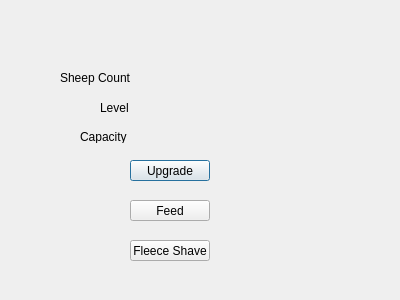
<?xml version="1.0" encoding="UTF-8"?>
<ui version="4.0">
 <class>sheep_pasture</class>
 <widget class="QDialog" name="sheep_pasture">
  <property name="geometry">
   <rect>
    <x>0</x>
    <y>0</y>
    <width>400</width>
    <height>300</height>
   </rect>
  </property>
  <property name="windowTitle">
   <string>Dialog</string>
  </property>
  <widget class="QLabel" name="label">
   <property name="geometry">
    <rect>
     <x>60</x>
     <y>70</y>
     <width>71</width>
     <height>16</height>
    </rect>
   </property>
   <property name="text">
    <string>Sheep Count : </string>
   </property>
  </widget>
  <widget class="QLabel" name="count">
   <property name="geometry">
    <rect>
     <x>140</x>
     <y>70</y>
     <width>47</width>
     <height>13</height>
    </rect>
   </property>
   <property name="text">
    <string/>
   </property>
  </widget>
  <widget class="QLabel" name="label_3">
   <property name="geometry">
    <rect>
     <x>100</x>
     <y>100</y>
     <width>31</width>
     <height>16</height>
    </rect>
   </property>
   <property name="text">
    <string>Level : </string>
   </property>
  </widget>
  <widget class="QLabel" name="level">
   <property name="geometry">
    <rect>
     <x>140</x>
     <y>100</y>
     <width>47</width>
     <height>13</height>
    </rect>
   </property>
   <property name="text">
    <string/>
   </property>
  </widget>
  <widget class="QLabel" name="label_5">
   <property name="geometry">
    <rect>
     <x>80</x>
     <y>130</y>
     <width>47</width>
     <height>13</height>
    </rect>
   </property>
   <property name="text">
    <string>Capacity : </string>
   </property>
  </widget>
  <widget class="QPushButton" name="pushButton">
   <property name="geometry">
    <rect>
     <x>130</x>
     <y>160</y>
     <width>80</width>
     <height>21</height>
    </rect>
   </property>
   <property name="text">
    <string>Upgrade</string>
   </property>
  </widget>
  <widget class="QPushButton" name="pushButton_2">
   <property name="geometry">
    <rect>
     <x>130</x>
     <y>200</y>
     <width>80</width>
     <height>21</height>
    </rect>
   </property>
   <property name="text">
    <string>Feed</string>
   </property>
  </widget>
  <widget class="QPushButton" name="pushButton_3">
   <property name="geometry">
    <rect>
     <x>130</x>
     <y>240</y>
     <width>80</width>
     <height>21</height>
    </rect>
   </property>
   <property name="text">
    <string>Fleece Shave</string>
   </property>
  </widget>
  <widget class="QLabel" name="capacity">
   <property name="geometry">
    <rect>
     <x>140</x>
     <y>130</y>
     <width>47</width>
     <height>13</height>
    </rect>
   </property>
   <property name="text">
    <string/>
   </property>
  </widget>
 </widget>
 <resources/>
 <connections/>
</ui>
